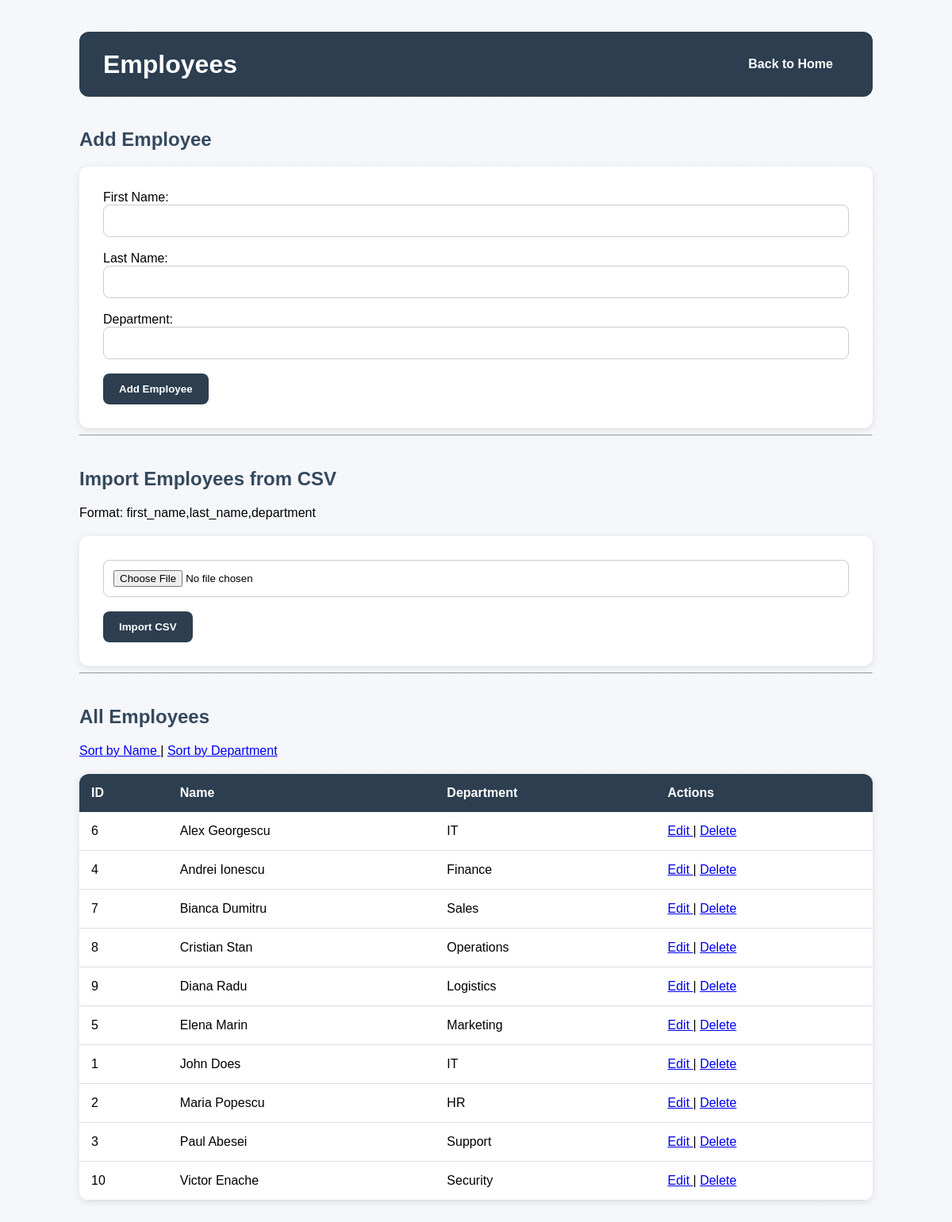
Before: /employees/add with the older database file.
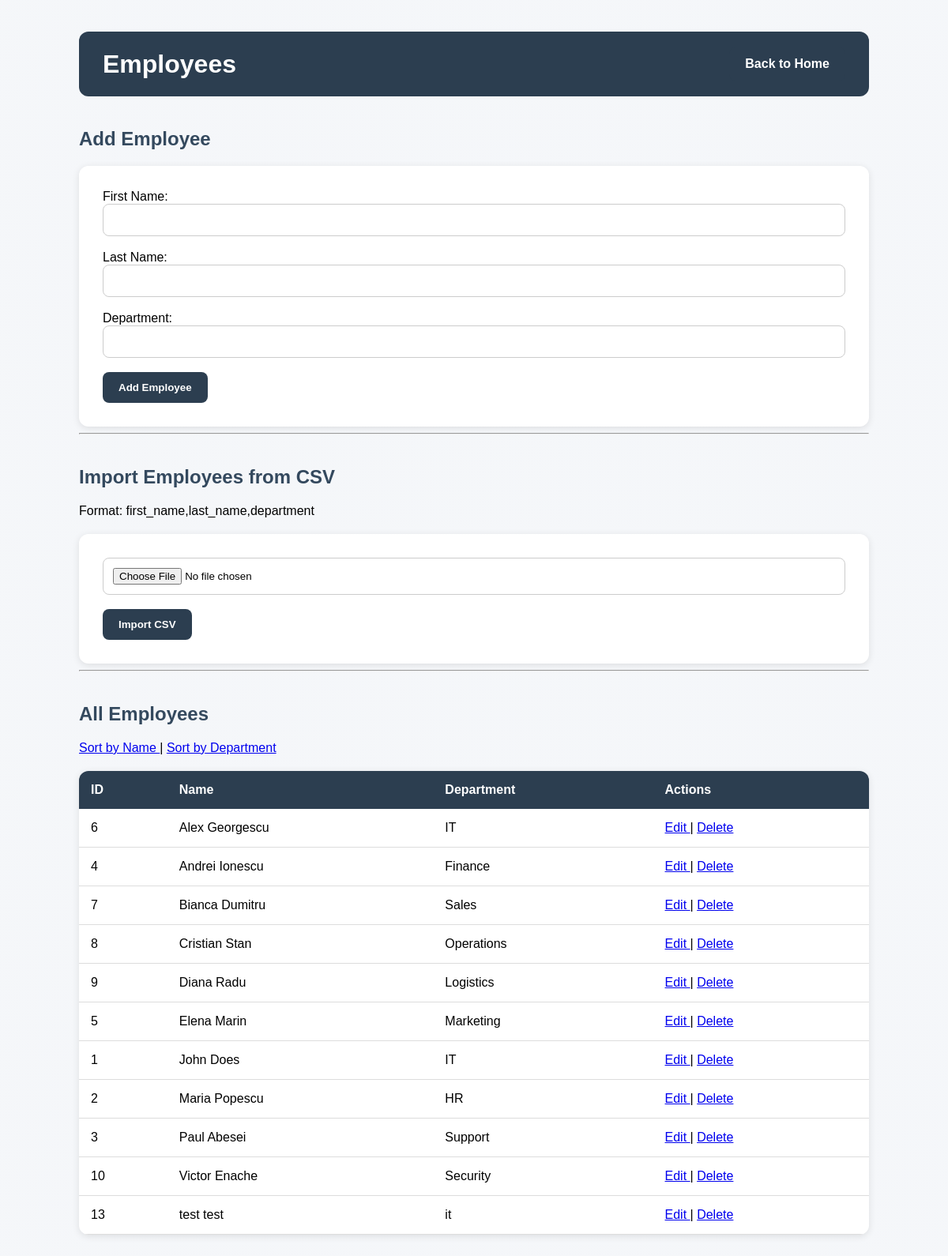
After: the same page with the newer database file.
### tables this page shows
CREATE TABLE employees (
        id INTEGER PRIMARY KEY AUTOINCREMENT,
        first_name TEXT NOT NULL,
        last_name TEXT NOT NULL,
        department TEXT
    );

### routes/employees.py (the view, shortened to what this page needs)
    @app.route("/employees/add", methods=["GET", "POST"])
    def add_employee_route():
        sort_by = request.args.get("sort", "name")
        employees = get_all_employees_list(sort_by)
        return render_template ("employees/add.html", employees = employees)

### services/add_employees.py (called while the page is built)
def get_all_employees_list(sort_by="name"):
    conn = sqlite3.connect(DB_PATH)
    conn.row_factory = sqlite3.Row
    cursor = conn.cursor()
    allowed_sort = {
        "name": "first_name",
        "department": "department"
    }
    sort_column = allowed_sort.get(sort_by, "first_name")
    query = f"""
        SELECT *
        FROM employees
        ORDER BY {sort_column}
    """
    cursor.execute(query)
    data = cursor.fetchall()
    conn.close()
    return data

### templates/employees/add.html (shortened to what this page needs)
<!DOCTYPE html>
<html>
<head>
    <link rel="stylesheet"
          href="{{ url_for('static', filename='style.css') }}">
</head>
<body>
<div class="container">
    <div class="page-header">
        <h1>Employees</h1>
        <a href="/" class="btn">
            Back to Home
        </a>
    </div>
    <h2>Add Employee</h2>
    <form method="POST">
        <label>First Name:</label>
        <input type="text"
               name="first_name"
               required>
        <br><br>
        <label>Last Name:</label>
        <input type="text"
               name="last_name"
               required>
        <br><br>
        <label>Department:</label>
        <input type="text"
               name="department">
        <br><br>
        <button type="submit"
                name="add_employee">
            Add Employee
        </button>
    </form>
    <hr>
    <h2>Import Employees from CSV</h2>
    <p>
        Format:
        first_name,last_name,department
    </p>
    <form method="POST"
          enctype="multipart/form-data">
        <input type="file"
               name="csv_file"
               accept=".csv"
               required>
        <br><br>
        <button type="submit"
                name="import_csv">
            Import CSV
        </button>
    </form>
    <hr>
    <h2>All Employees</h2>
    <p>
        <a href="/employees/add?sort=name">
            Sort by Name
        </a>
        |
        <a href="/employees/add?sort=department">
            Sort by Department
        </a>
    </p>
    <table>
        <tr>
            <th>ID</th>
            <th>Name</th>
            <th>Department</th>
            <th>Actions</th>
        </tr>
        {% for employee in employees %}
        <tr>
            <td>
                {{ employee["id"] }}
            </td>
            <td>
                {{ employee["first_name"] }}
                {{ employee["last_name"] }}
            </td>
            <td>
                {{ employee["department"] }}
            </td>
            <td>
                <a href="/employees/edit/{{ employee['id'] }}">
                    Edit
                </a>
                |
                <a href="/employees/delete/{{ employee['id'] }}">
                    Delete
                </a>
            </td>
        </tr>
        {% endfor %}
    </table>
</div>
</body>
</html>

Changed rows visible on the page:
added employees: id "13", first_name "test", last_name "test", department "it"
